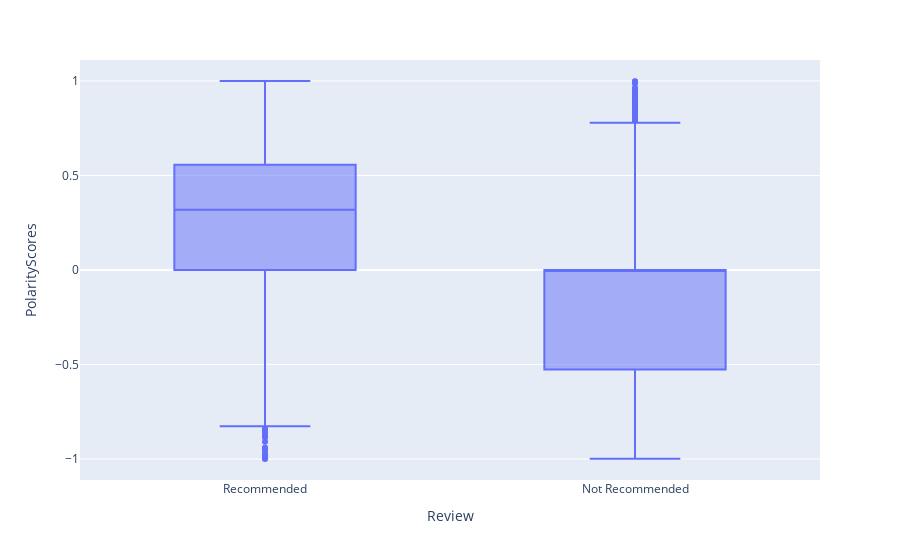

Write notebook code for a chart like this one.
### Code cell
fig = px.box(df, x='Review', y='PolarityScores')
fig.show()

### Figure 1 — Plotly figure (JSON) as saved in the notebook; plotly's stock layout.template omitted (floating-point values rounded to 4 significant figures; data arrays with more than 128 entries replaced by an {"elided": "..."} marker saying what was removed)
{"data": [{"alignmentgroup": "True", "hovertemplate": "Review=%{x}<br>PolarityScores=%{y}<extra></extra>", "legendgroup": "", "marker": {"color": "#636efa"}, "name": "", "notched": false, "offsetgroup": "", "orientation": "v", "showlegend": false, "type": "box", "x": {"elided": "4660 str values"}, "x0": " ", "xaxis": "x", "y": {"elided": "4660 float values"}, "y0": " ", "yaxis": "y"}], "layout": {"autosize": true, "boxmode": "group", "legend": {"tracegroupgap": 0}, "margin": {"t": 60}, "xaxis": {"anchor": "y", "autorange": true, "domain": [0, 1], "range": [-0.5, 1.5], "title": {"text": "Review"}, "type": "category"}, "yaxis": {"anchor": "x", "autorange": true, "domain": [0, 1], "range": [-1.111, 1.111], "title": {"text": "PolarityScores"}, "type": "linear"}}}
